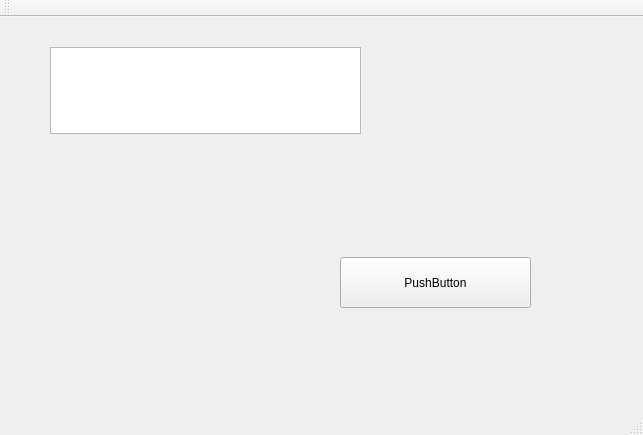
<?xml version="1.0" encoding="UTF-8"?>
<ui version="4.0">
 <class>AS</class>
 <widget class="QMainWindow" name="AS">
  <property name="geometry">
   <rect>
    <x>0</x>
    <y>0</y>
    <width>643</width>
    <height>435</height>
   </rect>
  </property>
  <property name="windowTitle">
   <string>AS</string>
  </property>
  <widget class="QWidget" name="centralWidget">
   <widget class="QPushButton" name="pushButton">
    <property name="geometry">
     <rect>
      <x>340</x>
      <y>240</y>
      <width>191</width>
      <height>51</height>
     </rect>
    </property>
    <property name="text">
     <string>PushButton</string>
    </property>
   </widget>
   <widget class="QTextEdit" name="textEdit">
    <property name="geometry">
     <rect>
      <x>50</x>
      <y>30</y>
      <width>311</width>
      <height>87</height>
     </rect>
    </property>
   </widget>
  </widget>
  <widget class="QMenuBar" name="menuBar">
   <property name="geometry">
    <rect>
     <x>0</x>
     <y>0</y>
     <width>643</width>
     <height>26</height>
    </rect>
   </property>
  </widget>
  <widget class="QToolBar" name="mainToolBar">
   <attribute name="toolBarArea">
    <enum>TopToolBarArea</enum>
   </attribute>
   <attribute name="toolBarBreak">
    <bool>false</bool>
   </attribute>
  </widget>
  <widget class="QStatusBar" name="statusBar"/>
 </widget>
 <layoutdefault spacing="6" margin="11"/>
 <resources/>
 <connections/>
</ui>
